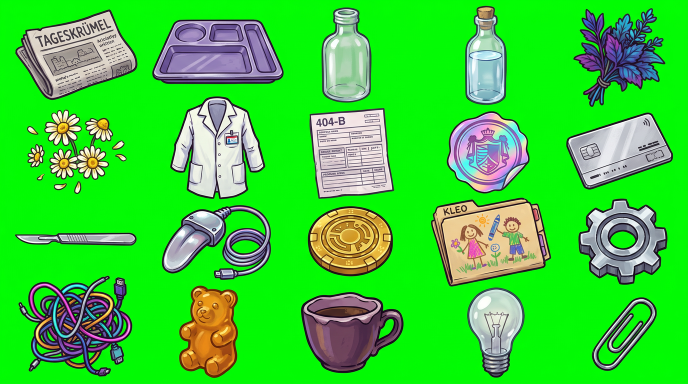
#> input picture sheet_items_akt2.png, 1376 x 768 px, given in place of sheet_npc_anim_akt1.png, which was not available (shown at 1/2 size)
$ python slice_npc_anim_akt1.py
#> lines starting #> are read from the running program, lines starting #| are printed output that depends on the picture; after the words box and inside, x2 and y2 are one past the last pixel; in counts of white or black regions, pixels touching at a corner belong together; pictures that were not available may be replaced by others from this repository, and a replacement may not be noted
#> in main, img is the input picture: PIL image 1376x768 RGB; mean R, G, B 56.5, 207.5, 52.8
### tools/slice_sheet.py
#!/usr/bin/env python3
"""Schneidet ein Sprite-Sheet (Objekte auf einfarbigem Hintergrund) in Einzelbilder.

Beispiel:
  python3 tools/slice_sheet.py assets/raw/sheet_items_akt1.png assets/sprites/items \
      --names tools/names/items_akt1.txt --cols 5 --rows 4

Ablauf: Hintergrund (Standard #00FF00) wird vom Rand aus freigestellt, Objekte werden als
zusammenhängende Flächen gefunden, nach Leserichtung sortiert und benannt.
Es entstehen pro Objekt eine PNG, eine atlas.json und ein Kontrollbild _debug.png.
"""
import argparse
import json
from pathlib import Path

import numpy as np
from PIL import Image, ImageDraw
from scipy import ndimage as ndi


def parse_color(text):
    text = text.lstrip("#")
    return tuple(int(text[i:i + 2], 16) for i in (0, 2, 4))


def background_mask(rgb, color, tol):
#> called with color = (0, 255, 0), tol = 60
    dist = np.abs(rgb.astype(np.int16) - np.array(color, dtype=np.int16)).max(axis=2)
    candidate = dist <= tol
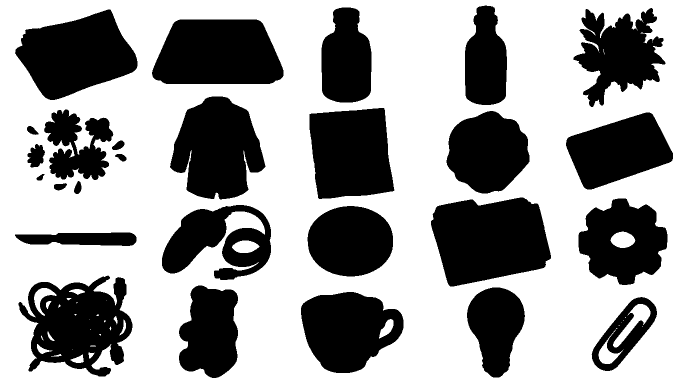
#> candidate: shape (768, 1376) bool (shown at 1/2 size); 62.2% white; 27 black regions, largest, box (x1, y1, x2, y2) and area: (862, 395, 1102, 573) 32673, (304, 39, 567, 168) 28890, (30, 19, 275, 200) 28188
    labels, _ = ndi.label(candidate)
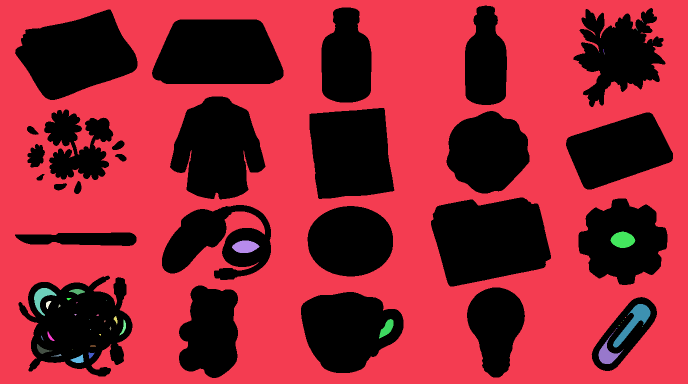
#> labels: shape (768, 1376) int32 (shown at 1/2 size); 54 distinct labels, from 0 to 53; one colour per label, 0 black
    border = np.unique(np.concatenate([labels[0], labels[-1], labels[:, 0], labels[:, -1]]))
#> border = [1]
    border = border[border != 0]
    # Nur mit dem Bildrand verbundene Flächen sind Hintergrund: Grün im Objekt bleibt erhalten.
    return np.isin(labels, border)
#> returned value: shape (768, 1376) bool; 61.4% white; 27 black regions, largest, box (x1, y1, x2, y2) and area: (862, 395, 1102, 573) 32673, (37, 551, 265, 753) 30358, (304, 39, 567, 168) 28890


def cut_out(img, color, tol, erode, inner_tol=70, hole_area=6, halo=14):
    rgb = np.asarray(img.convert("RGB"))
    bg = background_mask(rgb, color, tol)
    # Eingeschlossene Löcher in Objektfarbe des Hintergrunds (z. B. Maschen, Kabelring) ebenfalls entfernen.
    dist = np.abs(rgb.astype(np.int16) - np.array(color, dtype=np.int16)).max(axis=2)
    holes, n = ndi.label((dist <= inner_tol) & ~bg)
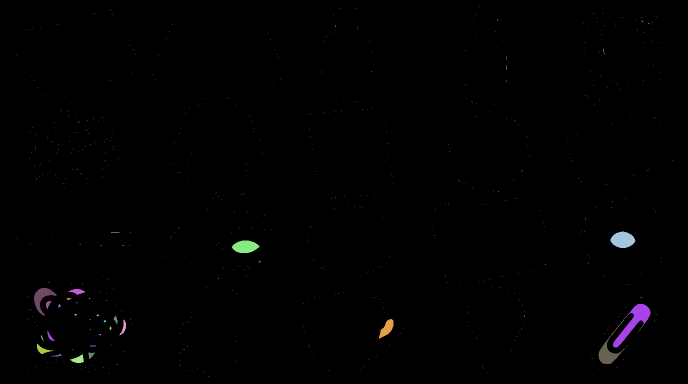
#> holes: shape (768, 1376) int32 (shown at 1/2 size); 747 distinct labels, from 0 to 746; one colour per label, 0 black
#> n = 746
    if n:
        sizes = ndi.sum(np.ones_like(holes), holes, index=np.arange(1, n + 1))
#> sizes = 746 values, max 1987 at index 562, min 1 at index 0, mean 12.09
        big = np.isin(holes, np.nonzero(sizes >= hole_area)[0] + 1)
#> big: shape (768, 1376) bool; 0.78% white; 30 white regions (10 under 20 px), largest, box (x1, y1, x2, y2) and area: (1226, 608, 1301, 695) 1987, (1221, 463, 1271, 496) 1203, (1197, 660, 1246, 728) 1040
        bg = bg | big
    fg = ~bg
    if erode:
        fg = ndi.binary_erosion(fg, iterations=erode)
#> fg: shape (768, 1376) bool; 36.3% white; 27 white regions, largest, box (x1, y1, x2, y2) and area: (863, 396, 1101, 572) 31991, (305, 40, 566, 167) 28239, (31, 20, 274, 199) 27575
    f = rgb.astype(np.float32)
    key = np.array(color, dtype=np.float32)
    # Weiche Kante: Mischpixel aus Objekt und Hintergrundfarbe entmischen (Glow-Halos verschwinden).
    band = fg & ndi.binary_dilation(~fg, iterations=halo)
#> band: shape (768, 1376) bool; 16% white; 29 white regions, largest, box (x1, y1, x2, y2) and area: (38, 552, 264, 752) 18596, (325, 411, 541, 559) 12018, (1148, 17, 1330, 213) 11794
    excess = f[..., 1] - np.maximum(f[..., 0], f[..., 2])
    a = np.where(band & (excess > 40), np.clip(1 - excess / 200.0, 0, 1), 1.0).astype(np.float32)
    safe = np.maximum(a, 0.05)[..., None]
    unmixed = np.clip((f - (1 - a)[..., None] * key) / safe, 0, 255)
    out = np.where(band[..., None], unmixed, f)
    # Rest-Grünstich an der Kante begrenzen.
    edge = fg & ndi.binary_dilation(~fg, iterations=2)
#> edge: shape (768, 1376) bool; 2.8% white in thin lines or dots
    g = out[..., 1]
    limit = np.maximum(out[..., 0], out[..., 2])
    out[..., 1] = np.where(edge & (g > limit), limit, g)
    alpha = ndi.gaussian_filter(fg.astype(np.float32), 0.6) * a
    alpha[~ndi.binary_dilation(fg, iterations=1)] = 0
#> alpha: shape (768, 1376) float32; min 0, max 1, mean 0.363
    rgba = np.dstack([out.astype(np.uint8), (np.clip(alpha, 0, 1) * 255).astype(np.uint8)])
    return rgba, fg & (a > 0.3)


def find_objects(fg, gap, min_area):
#> called with gap = 6, min_area = 400
    merged = ndi.binary_dilation(fg, iterations=gap) if gap else fg
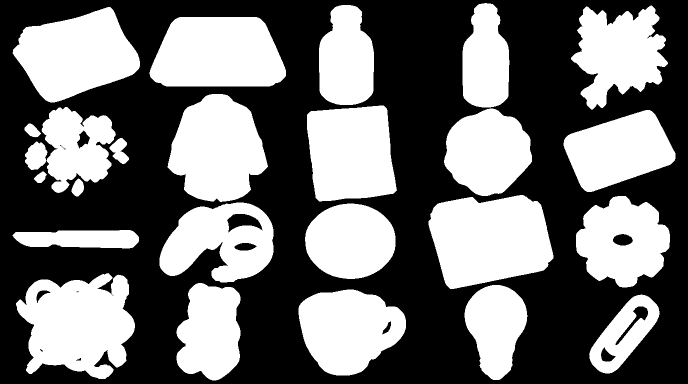
#> merged: shape (768, 1376) bool (shown at 1/2 size); 44.4% white; 25 white regions, largest, box (x1, y1, x2, y2) and area: (857, 390, 1107, 578) 36127, (32, 546, 270, 758) 35260, (299, 34, 572, 173) 32205
    labels, _ = ndi.label(merged)
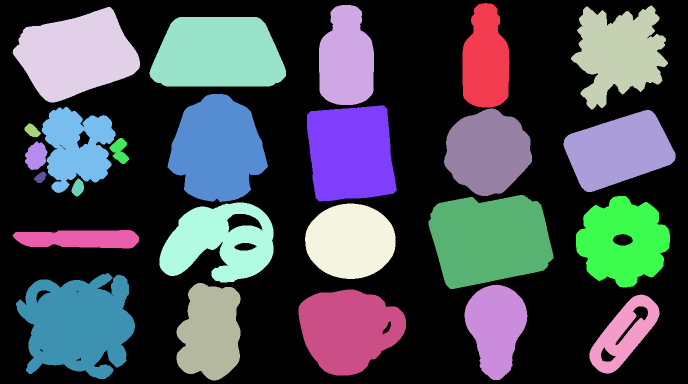
#> labels: shape (768, 1376) int32 (shown at 1/2 size); 26 distinct labels, from 0 to 25; one colour per label, 0 black
    found = []
    for i, sl in enumerate(ndi.find_objects(labels), start=1):
        area = int((fg[sl] & (labels[sl] == i)).sum())
        if area < min_area:
            continue
        ys, xs = sl
        found.append(((xs.start, ys.start, xs.stop, ys.stop), i))
#> this loop made 25 passes
#> area on passes 1 to 12: 12703, 14858, 18766, 27575, 28239, 26600, 25235, 10841, 19780, 20407, 191, 410
#> after the loop, found = 22 items
    return found, labels


def sort_reading_order(found, size, cols, rows):
    """Sortiert nach Raster-Zelle (Zeile, Spalte), wenn cols/rows bekannt sind."""
    if cols and rows:
        w, h = size
        # [4 lines left out: function key, not called in this run]
        return sorted(found, key=key)
    return sorted(found, key=lambda it: ((it[0][1] + it[0][3]) // 2 // 100, it[0][0]))


# [91 lines left out: function main, not called in this run]


# [2 lines that do not run on import are left out]

### tools/slice_npc_anim_akt1.py
#!/usr/bin/env python3
"""Schneidet assets/raw/sheet_npc_anim_akt1.png in <name>_a.png / <name>_b.png (assets/sprites/npcs).
Komponenten-Nummern (Lesereihenfolge ohne Raster) sind von Hand zugeordnet.

  python3 tools/slice_npc_anim_akt1.py
"""
import sys
from pathlib import Path

import numpy as np
from PIL import Image

sys.path.insert(0, str(Path(__file__).resolve().parent))
import slice_sheet as ss  # noqa: E402

ROOT = Path(__file__).resolve().parent.parent
SRC = ROOT / "assets" / "raw" / "sheet_npc_anim_akt1.png"
OUT = ROOT / "assets" / "sprites" / "npcs"

MAP = {
    "oma_a": [1], "rosi_a": [2], "bit_a": [3], "hugo_a": [4], "kurt_a": [5], "brezel_a": [6], "schaffner_a": [7],
    "bello_a": [8], "wuschel_defekt_a": [10], "wuschel_repariert_a": [11], "ratten_a": [12], "katze_a": [13],
    "oma_b": [15], "rosi_b": [16], "hugo_b": [18], "kurt_b": [19], "brezel_b": [20, 14], "schaffner_b": [21],
    "wuschel_defekt_b": [22], "wuschel_repariert_b": [23], "ratten_b": [24], "katze_b": [25],
}
# Komponente 17 enthält Bit (oben) und Bello (unten)


def main():
    img = Image.open(SRC)
    rgba, fg = ss.cut_out(img, ss.parse_color("#00FF00"), 60, 1)
    found, labels = ss.find_objects(fg, 6, 400)
#> found = 22 items
    found = ss.sort_reading_order(found, img.size, 0, 0)
    ids = {i + 1: lab for i, (_, lab) in enumerate(found)}
#> ids = 22 items
    if len(ids) != 25:
        print(f"WARNUNG: {len(ids)} Komponenten statt 25. Zuordnung prüfen!")
#| WARNUNG: 22 Komponenten statt 25. Zuordnung prüfen!
    OUT.mkdir(parents=True, exist_ok=True)

    def save(name, mask):
        ys, xs = np.nonzero(mask)
        x0, x1, y0, y1 = max(xs.min() - 4, 0), xs.max() + 5, max(ys.min() - 4, 0), ys.max() + 5
        arr = rgba.copy()
        arr[..., 3] = np.where(mask, arr[..., 3], 0)
        Image.fromarray(arr[y0:y1, x0:x1], "RGBA").save(OUT / f"{name}.png", optimize=True)

    for name, comps in MAP.items():
        save(name, np.isin(labels, [ids[c] for c in comps]))
#> this loop made 20 passes
#> pass 1, in save, `Image.fromarray(arr[y0:y1, x0:x1], "RGBA").save(OUT / f"{name}.png", o..`:
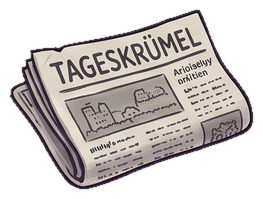
#> saved as oma_a.png: PIL image 263x199 RGBA; mean R, G, B, A 86.8, 197.3, 80.3, 134.3; transparent parts drawn white
#> pass 2, in save (call 2), `Image.fromarray(arr[y0:y1, x0:x1], "RGBA").save(OUT / f"{name}.png", o..`:
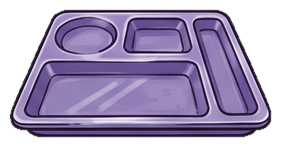
#> saved as rosi_a.png: PIL image 281x147 RGBA; mean R, G, B, A 88.3, 150.6, 108.4, 174.3; transparent parts drawn white
    m17 = labels == ids[17]
    rows = np.nonzero(m17.any(axis=1))[0]
    lo, hi = rows.min() + int((rows.max() - rows.min()) * 0.40), rows.min() + int((rows.max() - rows.min()) * 0.70)
    cut = lo + int(np.argmin(fg[lo:hi].sum(axis=1) * m17[lo:hi].any(axis=1)))
    yy = np.arange(labels.shape[0])[:, None]
    save("bit_b", m17 & (yy < cut))
    save("bello_b", m17 & (yy >= cut))
    print(f"{len(MAP) + 2} Animationsbilder geschrieben (Trennlinie Bit/Bello bei y={cut}).")


if __name__ == "__main__":
#> (the run stopped early here; a loop or call above may not have finished)

$ run again, on bg_02_nudelgasse_sauber.png
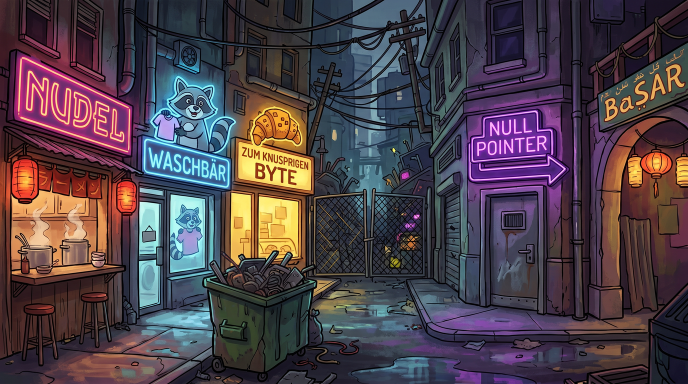
#> input picture bg_02_nudelgasse_sauber.png, 1376 x 768 px, given in place of sheet_npc_anim_akt1.png, which was not available (shown at 1/2 size)
#> in main, img is the input picture: PIL image 1376x768 RGB; mean R, G, B 78, 65.2, 73.6
#> candidate: shape (768, 1376) bool; every value is 0
#> in background_mask, `border = np.unique(np.concatenate([labels[0], labels[-1], labels[:, 0]..`: border = [0]
#> in background_mask, `border = border[border != 0]`: border = empty array
#> n = 0
#> in cut_out, `fg = ndi.binary_erosion(fg, iterations=erode)`:
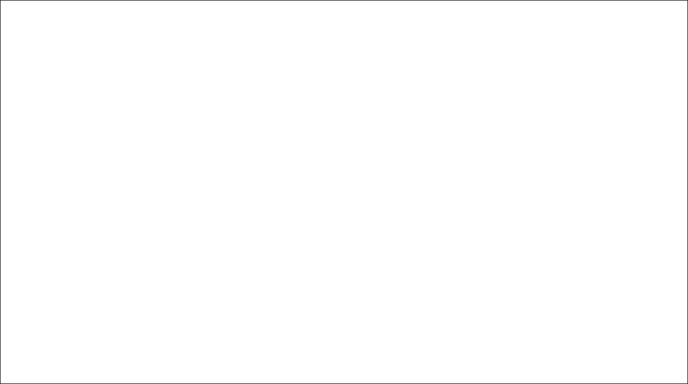
#> fg: shape (768, 1376) bool (shown at 1/2 size); 99.6% white; black in thin lines or dots
#> band: shape (768, 1376) bool; 5.6% white; 1 white region, box (x1, y1, x2, y2) and area: (1, 1, 1375, 767) 59136
#> a: shape (768, 1376) float32; every value is 1
#> edge: shape (768, 1376) bool; 0.81% white in thin lines or dots
#> in cut_out, `limit = np.maximum(out[..., 0], out[..., 2])`:
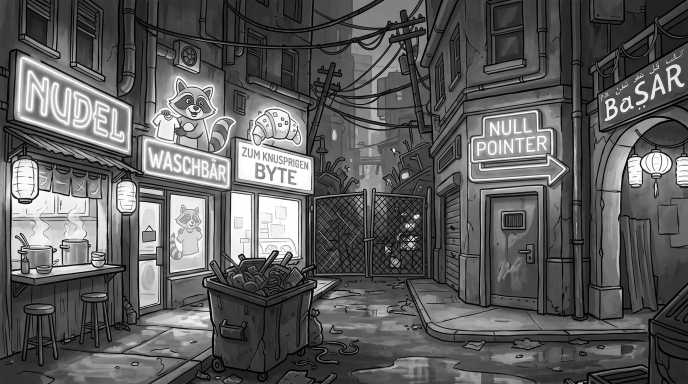
#> limit: shape (768, 1376) float32 (shown at 1/2 size); min 0, max 255, mean 93.4
#> the loop in find_objects, `for i, sl in enumerate(ndi.find_objects(labels), start=1):` made 1 pass
#> (i, area) on pass 1: (1, 1052484)
#> after the loop in find_objects, `for i, sl in enumerate(ndi.find_objects(labels), start=1):`: found = [((0, 0, 1376, 768), 1)]
#> ids = {1: 1}
#| WARNUNG: 1 Komponenten statt 25. Zuordnung prüfen!
#> the loop in main, `for name, comps in MAP.items():` made 2 passes

$ run again, on bg_05_bar_hinterzimmer_terminal_an.png
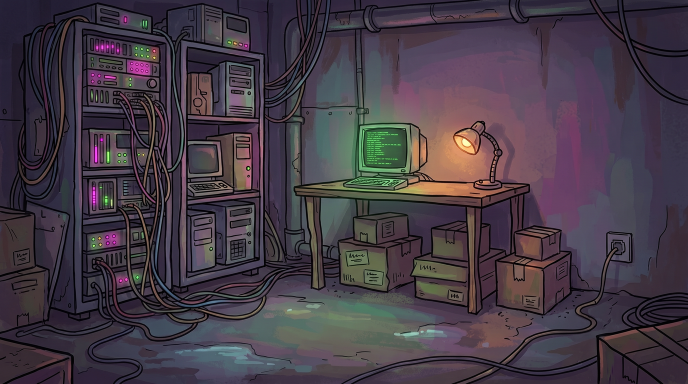
#> input picture bg_05_bar_hinterzimmer_terminal_an.png, 1376 x 768 px, given in place of sheet_npc_anim_akt1.png, which was not available (shown at 1/2 size)
#> in main, img is the input picture: PIL image 1376x768 RGB; mean R, G, B 69.2, 59.5, 70
#> candidate: shape (768, 1376) bool; every value is 0
#> in background_mask, `border = np.unique(np.concatenate([labels[0], labels[-1], labels[:, 0]..`: border = [0]
#> in background_mask, `border = border[border != 0]`: border = empty array
#> n = 0
#> in cut_out, `fg = ndi.binary_erosion(fg, iterations=erode)`:
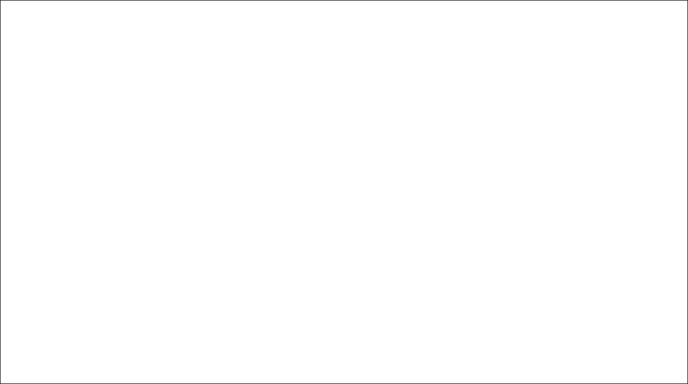
#> fg: shape (768, 1376) bool (shown at 1/2 size); 99.6% white; black in thin lines or dots
#> band: shape (768, 1376) bool; 5.6% white; 1 white region, box (x1, y1, x2, y2) and area: (1, 1, 1375, 767) 59136
#> a: shape (768, 1376) float32; every value is 1
#> edge: shape (768, 1376) bool; 0.81% white in thin lines or dots
#> in cut_out, `limit = np.maximum(out[..., 0], out[..., 2])`:
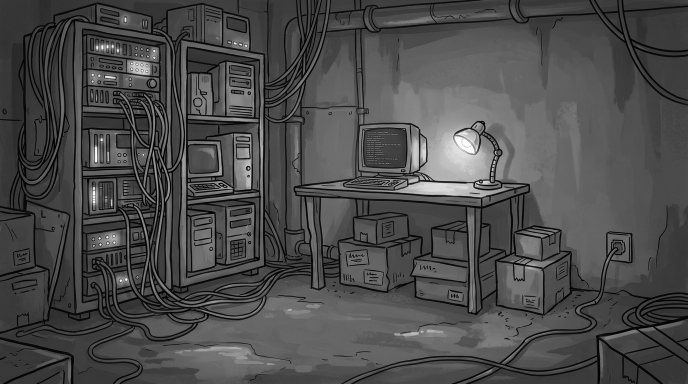
#> limit: shape (768, 1376) float32 (shown at 1/2 size); min 0, max 255, mean 75.6
#> the loop in find_objects, `for i, sl in enumerate(ndi.find_objects(labels), start=1):` made 1 pass
#> (i, area) on pass 1: (1, 1052484)
#> after the loop in find_objects, `for i, sl in enumerate(ndi.find_objects(labels), start=1):`: found = [((0, 0, 1376, 768), 1)]
#> ids = {1: 1}
#| WARNUNG: 1 Komponenten statt 25. Zuordnung prüfen!
#> the loop in main, `for name, comps in MAP.items():` made 2 passes
